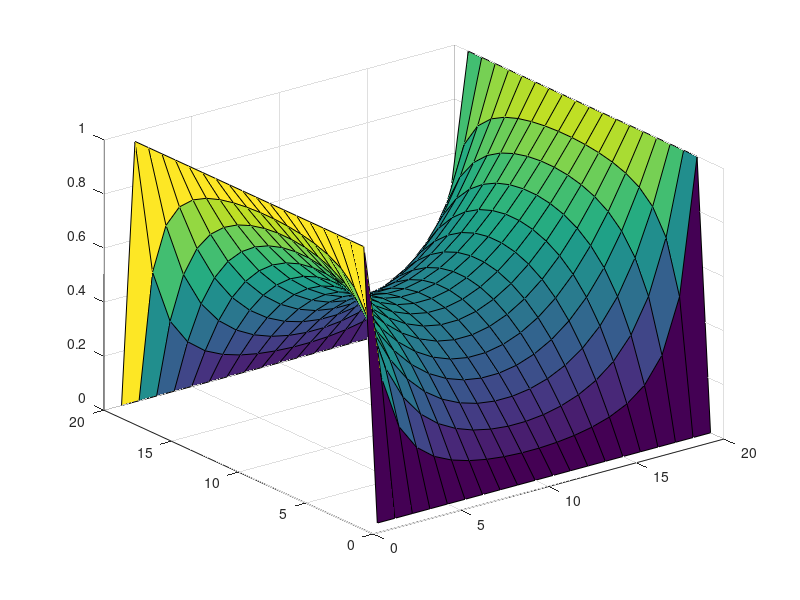

Write the MATLAB code that produced this figure. (Note: this script raises an error after producing the figure.)
close all

NX = 20;
NY = 20;

V = zeros (NX, NY);

%Boundary Conditions
V1 = 1;%right
V2 = 1;%left
V3 = 0;%top
V4 = 0;%bottom

iterations = 100;
%Iteration approach
           V(:, NX) = V1;
           V(:, 1) = V2;
           V(1, :) = V3;
           V(NY,:) = V4;
for i = 0:1:iterations
   for j=2:(NX-1)
       for k=2:(NY-1)
           V(j,k) = 0.25*(V(j+1,k) + V(j-1, k) + V(j, k+1) + V(j, k-1));
           

       end
   end
% x = 1:NX;
% y = 1:NY;
figure(1)
% [X,Y] = meshgrid(x,y);
surf(V)
% hold on;
pause(0.01)

end

figure(2)
%[A,B] = meshgrid(90.1:0.1:100);
[DX, DY] = gradient(V);
quiver(X,Y,DX,DY);
pause(0.05);

figure(3)
Vim = imboxfilt(V,3);
Vim(:, NX) = V1;
Vim(:, 1) = V2;
Vim(1, :) = V3;
Vim(NY,:) = V4;
surf(X,Y,Vim);